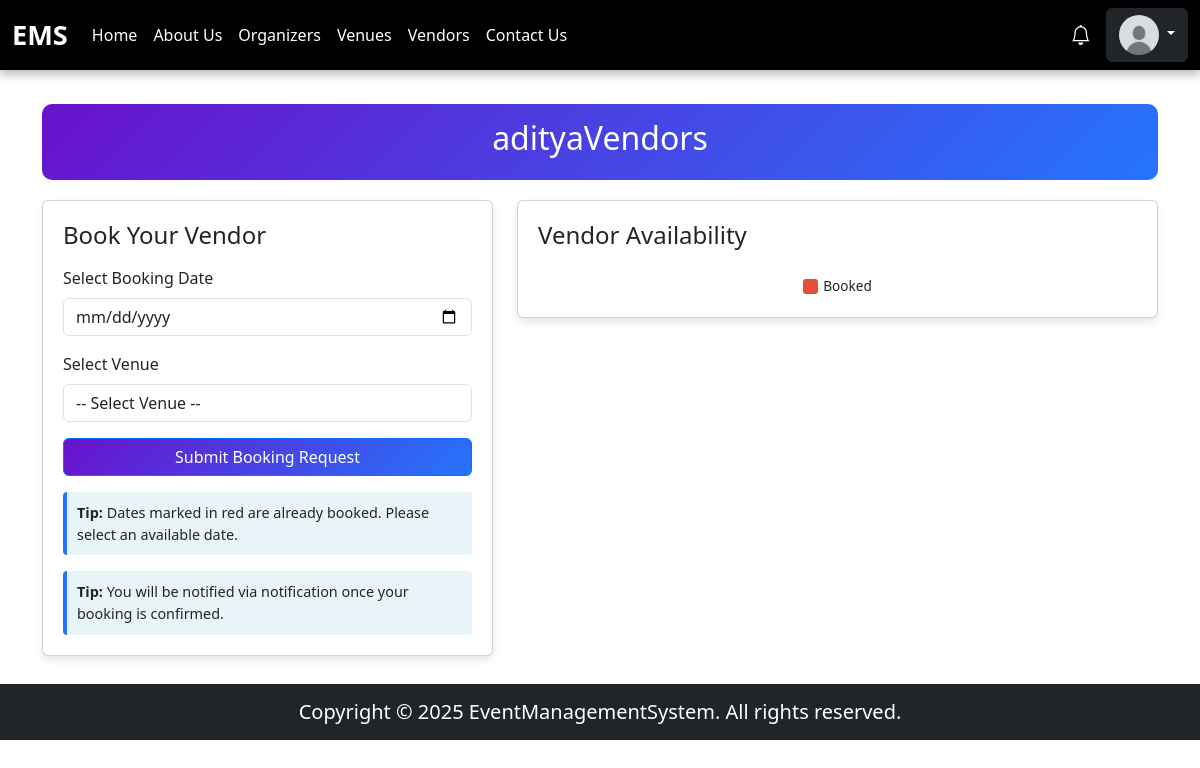
/pages/vendors/vendorBooking.php?vendorId=6 (signed in), run on the app's committed database.
### tables this page shows
CREATE TABLE `users` (
  `id` int(11) NOT NULL,
  `username` varchar(255) NOT NULL,
  `email` varchar(255) NOT NULL,
  `phone` varchar(20) NOT NULL,
  `password` varchar(255) NOT NULL,
  `location` varchar(255) NOT NULL,
  `role` enum('user','organizer','vendor','venue_owner') NOT NULL,
  `profile_picture` varchar(255) DEFAULT NULL,
  `created_at` timestamp NOT NULL DEFAULT current_timestamp()
);

CREATE TABLE `vendors` (
  `id` int(11) NOT NULL,
  `user_id` int(11) NOT NULL,
  `business_name` varchar(255) NOT NULL,
  `description` text DEFAULT NULL,
  `service` enum('catering','photography','decorator','anchor','dj','karaoke') NOT NULL,
  `website` varchar(255) DEFAULT NULL,
  `instagram` varchar(255) DEFAULT NULL,
  `service_locations` text DEFAULT NULL,
  `price_range` varchar(255) DEFAULT NULL
);

### pages/vendors/vendorBooking.php (the view, shortened to what this page needs)
<?php
include("../../database/databaseConnection.php");
$vendorId = $_GET['vendorId'] ?? null;
$query = $conn->prepare("SELECT * FROM vendors WHERE id = ?");
$query->bind_param("i", $vendorId);
$query->execute();
$result = $query->get_result();
$vendor = $result->fetch_assoc();
?>
<!DOCTYPE html>
<html lang="en">
<head>
    <link rel="stylesheet" href="https://cdn.jsdelivr.net/npm/bootstrap@5.3.0/dist/css/bootstrap.min.css">
    <link rel="stylesheet" href="../../public/styles/style.css">
    <link rel="stylesheet" href="../../public/styles/venueBooking.css">
    <link rel="stylesheet" href="https://cdn.jsdelivr.net/npm/fullcalendar@5.11.3/main.min.css">
</head>
<body>
<?php include("../../components/header.php"); ?>
<div class="container my-4">
    <div class="venue-header">
        <h2><?php echo htmlspecialchars($vendor['business_name']); ?></h2>
    </div>
    <div class="row g-4">
        <div class="col-md-5">
            <div class="card h-100">
                <h4 class="mb-3">Book Your Vendor</h4>
                <form method="POST" action="<?php echo htmlspecialchars($_SERVER['PHP_SELF']) . '?vendorId=' . $vendorId; ?>">
                    <div class="mb-3">
                        <label for="booking_date" class="form-label">Select Booking Date</label>
                        <input type="date" class="form-control" id="booking_date" name="booking_date" required>
                    </div>
                    <div class="mb-3">
                        <label for="venue_selection" class="form-label">Select Venue</label>
                        <select class="form-control" id="venue_selection" name="venue_selection" required onchange="updateVenueLocation()">
                            <option value="">-- Select Venue --</option>
                        </select>
                    </div>
                    <button type="submit" class="btn btn-primary w-100">Submit Booking Request</button>
                </form>
                <div class="booking-tip mt-3">
                    <strong>Tip:</strong> Dates marked in red are already booked. Please select an available date. <br>
                </div>
                <div class="booking-tip mt-3">
                    <strong>Tip:</strong> You will be notified via notification once your booking is confirmed.
                </div>
            </div>
        </div>
        <div class="col-md-7">
            <div class="card">
                <h4 class="mb-3">Vendor Availability</h4>
                <div class="date-legend">
                    <div class="legend-item">
                        <div class="legend-color" style="background-color: #e74c3c;"></div>
                        <span>Booked</span>
                    </div>
                </div>
            </div>
        </div>
    </div>
</div>
<?php include("../../components/footer.php"); ?>
</body>
</html>

### components/header.php (shortened to what this page needs)
<?php
include(__DIR__ . "/../database/databaseConnection.php");
$profilePic = "/EventManagementSystem/uploads/profilePics/default.png";
if (isset($_SESSION['user_id'])) {
    $user_id = $_SESSION['user_id'];
    $query = "SELECT profile_picture, role FROM users WHERE id = ?";
    $stmt = mysqli_prepare($conn, $query);
    mysqli_stmt_bind_param($stmt, "i", $user_id);
    mysqli_stmt_execute($stmt);
    $result = mysqli_stmt_get_result($stmt);
    if ($row = mysqli_fetch_assoc($result)) {
        if (!empty($row['profile_picture'])) {
            $profilePic = $row['profile_picture'];
        }
    }
}
?>
<!DOCTYPE html>
<html lang="en">
<head>
    <link href="https://cdn.jsdelivr.net/npm/bootstrap@5.3.0/dist/css/bootstrap.min.css" rel="stylesheet">
    <link rel="stylesheet" href="https://cdn.jsdelivr.net/npm/bootstrap-icons/font/bootstrap-icons.css">
</head>
<body>
<nav class="navbar navbar-expand-lg navbar-dark">
    <div class="container-fluid">
        <a class="navbar-brand" href="/EventManagementSystem/">EMS</a>
        <div class="collapse navbar-collapse" id="navbarNav">
            <ul class="navbar-nav me-auto">
                <li class="nav-item"><a class="nav-link" href="/EventManagementSystem/">Home</a></li>
                <li class="nav-item"><a class="nav-link" href="/EventManagementSystem/pages/aboutus.php">About Us</a></li>
                <li class="nav-item"><a class="nav-link" href="/EventManagementSystem/pages/organizers/organizers.php">Organizers</a></li>
                <li class="nav-item"><a class="nav-link" href="/EventManagementSystem/pages/venue/venues.php">Venues</a></li>
                <li class="nav-item"><a class="nav-link" href="/EventManagementSystem/pages/vendors/vendors.php">Vendors</a></li>
                <li class="nav-item"><a class="nav-link" href="/EventManagementSystem/pages/contactUs.php">Contact Us</a></li>
            </ul>
            <?php if (!isset($_SESSION['user_id'])): ?>
                <div class="d-flex">
                    <a href="/EventManagementSystem/pages/login.php" class="btn btn-outline-light me-2">Login</a>
                    <a href="/EventManagementSystem/pages/register.php" class="btn btn-warning">Register</a>
                </div>
            <?php else: ?>
                <div class="d-flex align-items-center">
                    <a href="/EventManagementSystem/pages/notifications.php" class="notification-icon">
                        <i class="bi bi-bell"></i>
                    </a>
                    <div class="dropdown">
                        <button class="btn btn-dark dropdown-toggle" type="button" data-bs-toggle="dropdown" aria-expanded="false">
                            <img src="<?php echo htmlspecialchars($profilePic, ENT_QUOTES, 'UTF-8'); ?>" alt="Profile Picture" class="profile-pic">
                        </button>
                    </div>
                </div>
            <?php endif; ?>
        </div>
    </div>
</nav>
</body>
</html>

### public/styles/style.css (style rules this page uses)
html, body { height: 100%; display: flex; flex-direction: column; }

### public/styles/venueBooking.css (style rules this page uses)
body { background-color: #f8f9fa; padding-bottom: 60px; font-family: 'Segoe UI', Tahoma, Geneva, Verdana, sans-serif; }
.container { max-width: 1100px; }
.card { box-shadow: 0 4px 8px rgba(0, 0, 0, 0.1); border-radius: 10px; padding: 20px; background-color: white; border: none; }
.venue-header { background: linear-gradient(135deg, #6a11cb 0%, #2575fc 100%); color: white; padding: 15px; border-radius: 10px; margin-bottom: 20px; text-align: center; }
.btn-primary { background: linear-gradient(135deg, #6a11cb 0%, #2575fc 100%); border: none; padding: 10px; }
.booking-tip { background-color: #e8f4f8; border-left: 4px solid #2575fc; padding: 10px; margin-top: 15px; border-radius: 4px; font-size: 0.9rem; }
.date-legend { display: flex; justify-content: center; margin-top: 10px; gap: 20px; }
.legend-item { display: flex; align-items: center; font-size: 0.85rem; }
.legend-color { width: 15px; height: 15px; border-radius: 3px; margin-right: 5px; }

### components/header.php (style rules this page uses)
.navbar { position: fixed; top: 0; width: 100%; z-index: 1000; background: #000; box-shadow: 0 4px 10px rgba(0, 0, 0, 0.3); }
.navbar-brand { font-size: 1.7rem; font-weight: bold; color: white; }
.navbar-nav .nav-link { color: white; }
.profile-pic { width: 40px; height: 40px; border-radius: 50%; }
.notification-icon { position: relative; display: inline-block; color: white; font-size: 20px; margin-right: 15px; cursor: pointer; }

### data on the page
users: profile_picture (placeholder picture)
vendors: business_name "adityaVendors"
